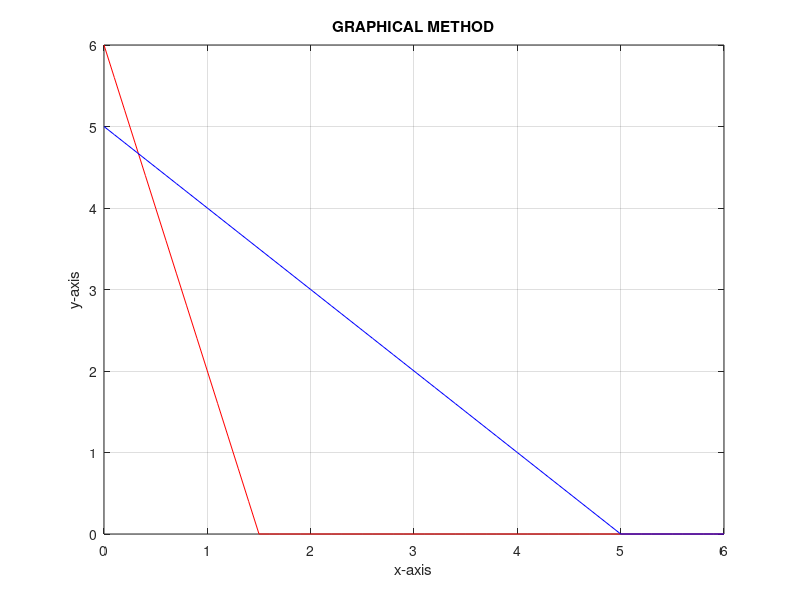

Recreate this plot in MATLAB.
% Max 2x1+x2
% 4x1+x2<=6
% x1+x2<=5
% x1,x2>=0
A=[4 1; 1 1; 1 0; 0 1]
B=[6; 5; 0; 0]

x1=0:0.1:max(B)
x21=(B(1)-A(1,1)*x1)./A(1,2)
x22=(B(2)-A(2,1)*x1)./A(2,2)

x21=max(0,x21)
x22=max(0,x22)

plot(x1,x21,'r',x1,x22,'b')
title("GRAPHICAL METHOD")
xlabel("x-axis")
ylabel("y-axis")
grid("on")
pt=[0;0]
for i=1:size(A,1)
    A1=A(i,:)
    B1=B(i,:)
    for j=i+1:size(A,1)
        A2=A(j,:)
        B2=B(j,:)
        A4=[A1;A2]
        B4=[B1;B2]
        X=inv(A4)*B4
        pt=[pt X]
       
    end
end
point=pt'
P=unique(point,'rows')


b1=P(:,1)
b2=P(:,2)
const1=round((4*b1)+b2-6)
s1=find(const1>0) % postiion of points that does not satifsy 1st constraint
P(s1,:)=[]

b1=P(:,1)
b2=P(:,2)
const2=round(b1+b2-5)
s2=find(const2>0)
P(s2,:)=[]

b1=P(:,1)
b2=P(:,2)
const3=round(-b1)
s3=find(const3>0)
P(s3,:)=[]

b1=P(:,1)
b2=P(:,2)
const4=round(-b2)
s4=find(const4>0)
P(s4,:)=[]

feasible=P
C=[2 1]
for i=1:size(P,1)
    fn(i,:)=sum(P(i,:).*C)
    optimal=max(fn)
end
